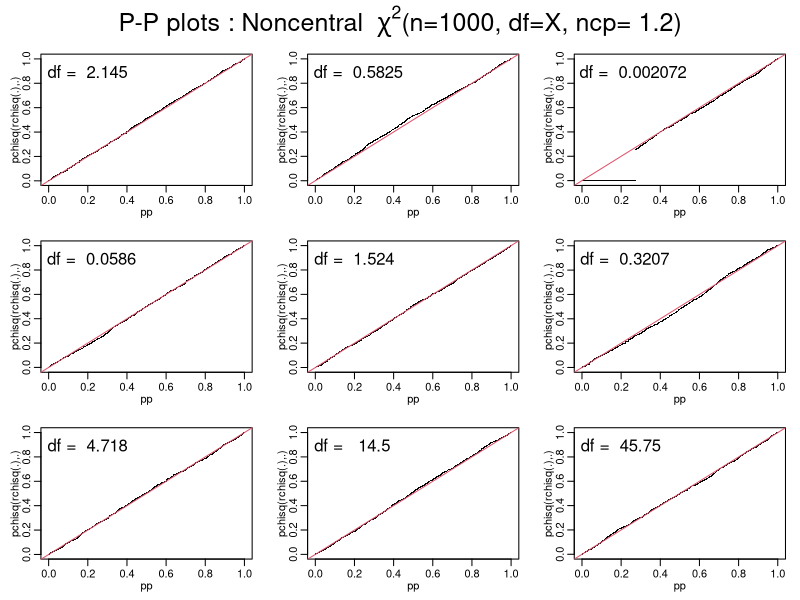

Write the R code that produced this figure.
n <- 10
df <- 5
temp <- rchisq(n, df, ncp = 0)


# NOT RUN {
require(graphics)

dchisq(1, df = 1:3)
pchisq(1, df = 3)
pchisq(1, df = 3, ncp = 0:4) # includes the above

x <- 1:10
## Chi-squared(df = 2) is a special exponential distribution
all.equal(dchisq(x, df = 2), dexp(x, 1 / 2))
all.equal(pchisq(x, df = 2), pexp(x, 1 / 2))

## non-central RNG -- df = 0 with ncp > 0:  Z0 has point mass at 0!
Z0 <- rchisq(100, df = 0, ncp = 2.)
graphics::stem(Z0)

# }
# NOT RUN {
## visual testing
## do P-P plots for 1000 points at various degrees of freedom
L <- 1.2
n <- 1000
pp <- ppoints(n)
op <- par(
    mfrow = c(3, 3), mar = c(3, 3, 1, 1) + .1, mgp = c(1.5, .6, 0),
    oma = c(0, 0, 3, 0)
)
for (df in 2^(4 * rnorm(9))) {
    plot(pp, sort(pchisq(rr <- rchisq(n, df = df, ncp = L), df = df, ncp = L)),
        ylab = "pchisq(rchisq(.),.)", pch = "."
    )
    mtext(paste("df = ", formatC(df, digits = 4)), line = -2, adj = 0.05)
    abline(0, 1, col = 2)
}
mtext(expression("P-P plots : Noncentral  " *
    chi^2 * "(n=1000, df=X, ncp= 1.2)"),
cex = 1.5, font = 2, outer = TRUE
)
par(op)
# }
# NOT RUN {
## "analytical" test
lam <- seq(0, 100, by = .25)
p00 <- pchisq(0, df = 0, ncp = lam)
p.0 <- pchisq(1e-300, df = 0, ncp = lam)
stopifnot(
    all.equal(p00, exp(-lam / 2)),
    all.equal(p.0, exp(-lam / 2))
)
# }
